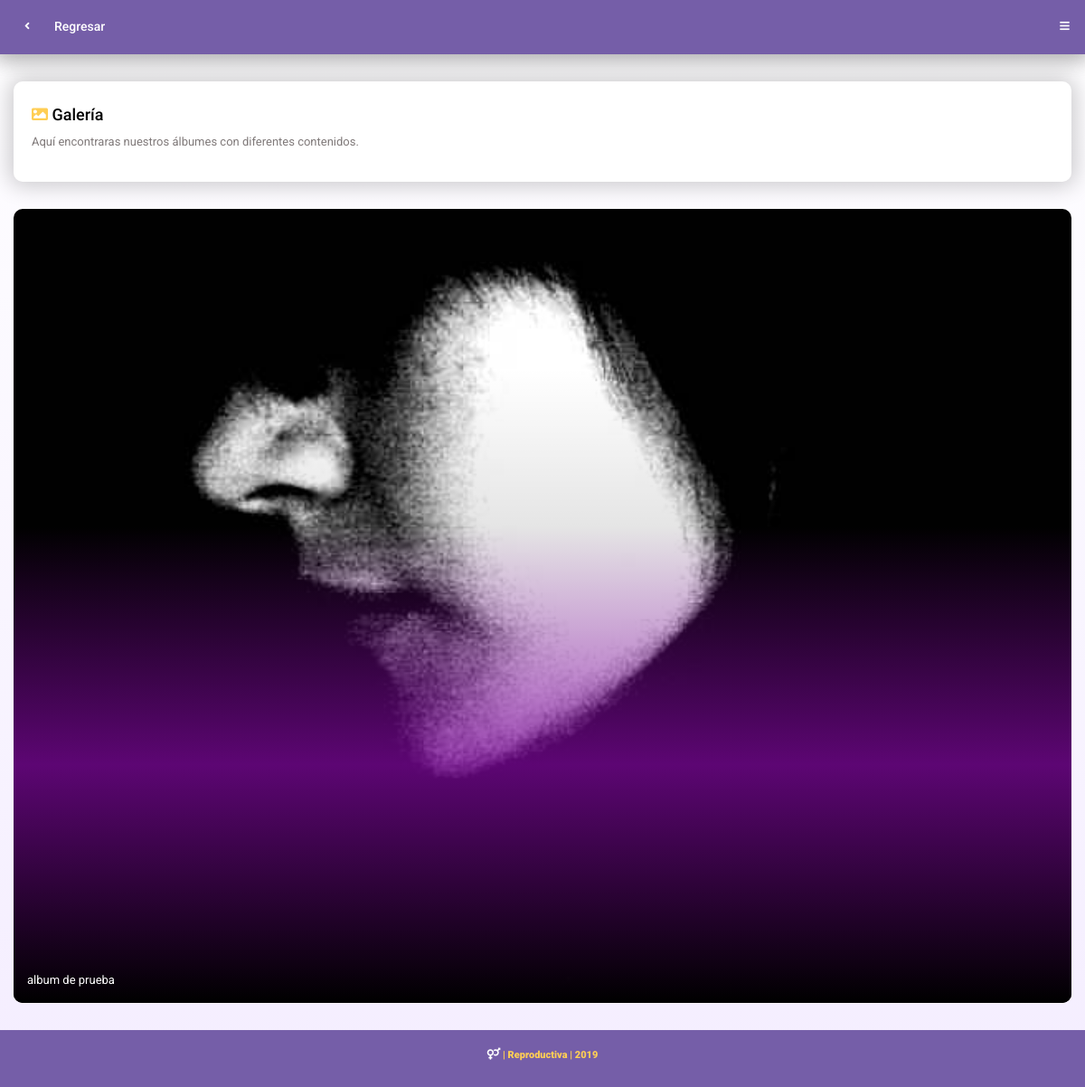
Page /listarAlbum/ on the committed database.
### reproductivaApp/models.py (models this page shows, shortened)
class AlbumGaleria(models.Model):
    titulo_album=models.TextField()
    imagen = models.ImageField(upload_to='imagenes/', null=True)
    descripcion=models.TextField()

### reproductivaApp/views.py (the view)
# urls.py: url(r'^listarAlbum/$', views.listarAlbumes, name="listarAlbum"),
def listarAlbumes(request):
    list_album=AlbumGaleria.objects.all()
    return render(request,'albumes_list.html',{'albumList':list_album})

### templates/albumes_list.html
{% extends 'base.html' %}
{% block content %}
	<div class="header shadow-large header-light header-logo-app">
		<a href="/" class="header-title font-14" style="color: white;">Regresar</a>
		<a href="#" class="back-button header-icon header-icon-1"><i class="fas fa-angle-left"></i></a>
		<a data-menu="menu-1" data-menu-type="menu-sidebar-left-push" href="#" class="header-icon header-icon-2"><i class="fas fa-bars"></i></a>
    </div>
	<div class="page-content header-clear-larger">
        <div class="content-box bg-white shadow-large">
            <div class="top-25 bottom-25">
                <h4 class=""><span class="color-yellow-light fa fa-image"></span>  Galería</h4>
                <p>
Aquí encontraras nuestros álbumes con diferentes contenidos.
                </p>
            </div>
        </div>
{% for item in albumList %}
        <div class="content-box content-box-full bg-white">
            <div class="gallery gallery-wide">
                <a  href="/album?id_album={{ item.id }}">
                    <img src="/media/{{ item.imagen }}" data-src="/media/{{ item.imagen }}" class="preload-image responsive-image" alt="img">
                    <strong class="regular">{{ item.titulo_album }}</strong>
                    <span class="overlay overlay-gradient"></span>
                </a>
            </div>
        </div>
{% endfor %}
	</div>
{% endblock %}

### rows in the picture
AlbumGaleria: imagen (picture), titulo_album "album de prueba"
